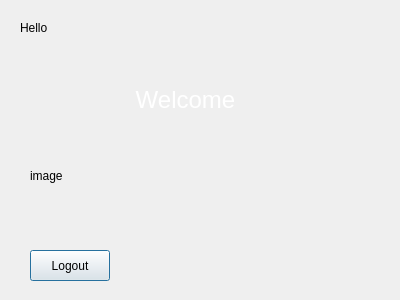
<?xml version="1.0" encoding="UTF-8"?>
<ui version="4.0">
 <class>WelcomeWindow</class>
 <widget class="QDialog" name="WelcomeWindow">
  <property name="geometry">
   <rect>
    <x>0</x>
    <y>0</y>
    <width>400</width>
    <height>300</height>
   </rect>
  </property>
  <property name="windowTitle">
   <string>Dialog</string>
  </property>
  <widget class="QLabel" name="labelHello">
   <property name="geometry">
    <rect>
     <x>20</x>
     <y>20</y>
     <width>221</width>
     <height>16</height>
    </rect>
   </property>
   <property name="text">
    <string>Hello</string>
   </property>
  </widget>
  <widget class="QPushButton" name="pushButtonLogout">
   <property name="geometry">
    <rect>
     <x>30</x>
     <y>250</y>
     <width>80</width>
     <height>31</height>
    </rect>
   </property>
   <property name="text">
    <string>Logout</string>
   </property>
  </widget>
  <widget class="QLabel" name="labelImage">
   <property name="geometry">
    <rect>
     <x>30</x>
     <y>70</y>
     <width>411</width>
     <height>211</height>
    </rect>
   </property>
   <property name="text">
    <string>image</string>
   </property>
  </widget>
  <widget class="QLabel" name="label">
   <property name="geometry">
    <rect>
     <x>120</x>
     <y>80</y>
     <width>131</width>
     <height>41</height>
    </rect>
   </property>
   <property name="text">
    <string>&lt;html&gt;&lt;head/&gt;&lt;body&gt;&lt;p&gt;&lt;span style=&quot; font-size:18pt; color:#ffffff;&quot;&gt;Welcome&lt;/span&gt;&lt;/p&gt;&lt;/body&gt;&lt;/html&gt;</string>
   </property>
   <property name="textFormat">
    <enum>Qt::AutoText</enum>
   </property>
   <property name="alignment">
    <set>Qt::AlignCenter</set>
   </property>
   <property name="wordWrap">
    <bool>false</bool>
   </property>
   <property name="margin">
    <number>0</number>
   </property>
  </widget>
 </widget>
 <resources/>
 <connections/>
</ui>
